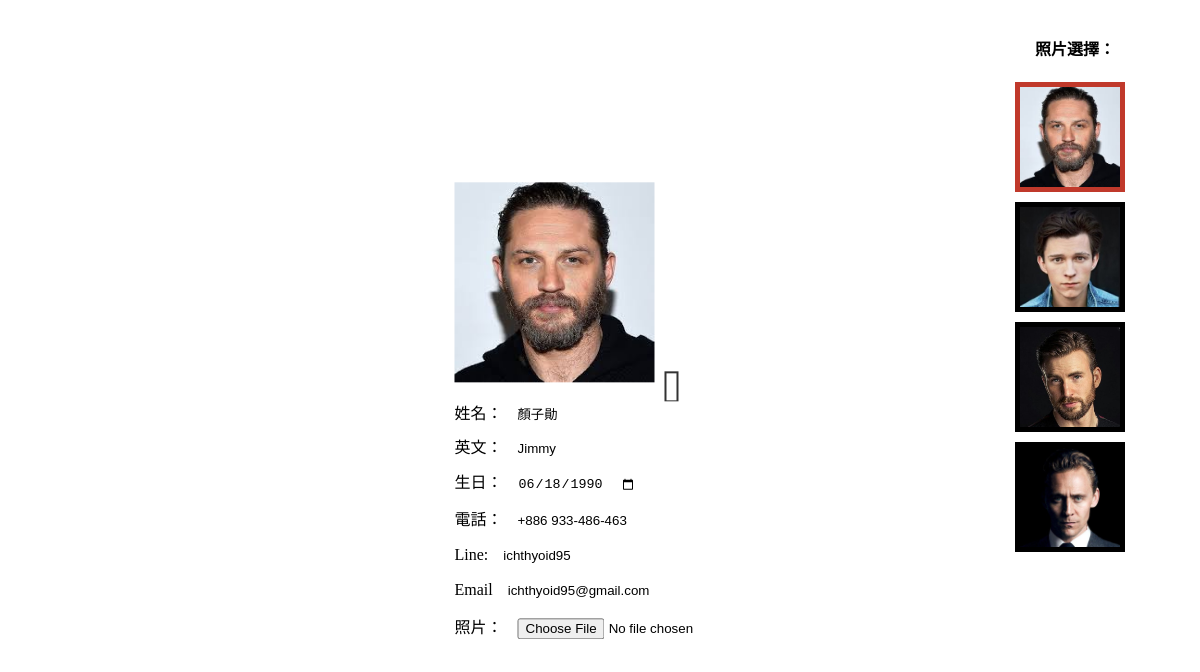
Screenshot of /backend/about.php with the database file from the repository.
### tables this page shows
CREATE TABLE `about` (
  `id` int(10) UNSIGNED NOT NULL,
  `name` text NOT NULL,
  `ename` text NOT NULL,
  `birthday` date NOT NULL,
  `tel` text NOT NULL,
  `line` text NOT NULL,
  `email` text NOT NULL,
  `img` text NOT NULL
);

CREATE TABLE `images` (
  `id` int(10) UNSIGNED NOT NULL,
  `img` text NOT NULL
);

### backend/about.php (the view, shortened to what this page needs)
<?php
include_once "base.php";
$sql = "SELECT * FROM about";
$A = $pdo->query($sql)->fetch(PDO::FETCH_ASSOC);
?>
<div class="about">
  <ul>
    <li><img src="images/<?= $A['img'] ?>" height="200px" width="200px"><i class="updateA fas fa-user-edit fa-2x" onclick="updateA(<?= $A['id'] ?>)"></i></li>
    <li>姓名：<input type="text" id="nameA" value="<?= $A['name'] ?>"></li>
    <li>英文：<input type="text" id="enameA" value="<?= $A['ename'] ?>"></li>
    <li>生日：<input type="date" id="birthdayA" value="<?= $A['birthday'] ?>"></li>
    <li>電話：<input type="text" id="telA" value="<?= $A['tel'] ?>"></li>
    <li>Line:<input type="text" id="lineA" value="<?= $A['line'] ?>"></li>
    <li>Email<input type="text" id="emailA" value="<?= $A['email'] ?>"></li>
    <li>照片：<input type="file" id="fileA"></li>
  </ul>
  <div class="aboutPics">
    <h4 class="">照片選擇：</h4>
    <?php
    $sql = "SELECT * FROM images";
    $Imgs = $pdo->query($sql)->fetchAll(PDO::FETCH_ASSOC);
    foreach ($Imgs as $Img) {
      $borderRed = ($Img['img'] == $A['img']) ? "#c0392b" : "";
    ?>
      <img src="images/<?= $Img['img'] ?>" height="100px" width="100px" class="imgBio" style="border:5px solid <?=$borderRed?>;" onclick="A_img(<?= $Img['id'] ?>)">
    <?php
    }
    ?>
  </div>
</div>

### backend/about.php (style rules this page uses)
.about ul { display: inline-block; position: absolute; top: 50%; left: 50%; transform: translate(-50%, -50%); }
.about li { list-style: none; text-align: left; }
.about input { padding: 5px 10px; margin: 5px; border-style: none; }
.about img { margin-bottom: 10px; margin-right: 10px; }
.aboutPics { position: absolute; top: 0%; right: 0%; display: flex; flex-flow: column wrap; transform: translate(-50%, 0%); }
.aboutPics { text-align: center; margin: 5px; margin-top: 15px; }
li i { border: 2px solid #333; padding: 5px; }

### rows the page displays
about: img (picture), name "顏子勛", ename "Jimmy", birthday "06/18/1990", tel "+886 933-486-463", line "ichthyoid95", email "ichthyoid95@gmail.com"
images: img.img (picture)
images: img.img (picture)
images: img.img (picture)
images: img.img (picture)
